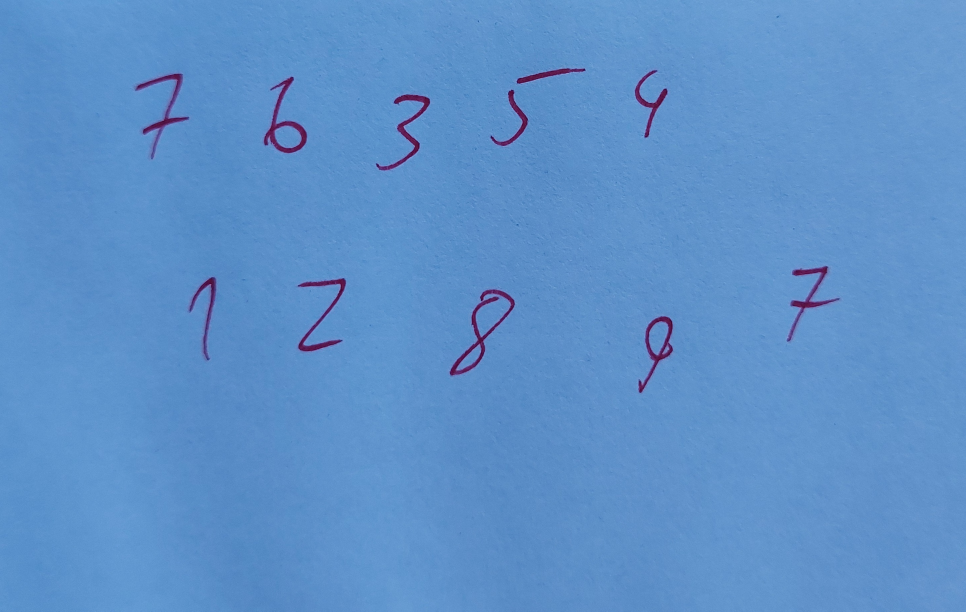
#> input picture images/Numbers.jpg, 2897 x 1834 px (shown at 1/3 size)
$ jupyter execute --allow-errors 'Übung5.ipynb'
#> lines starting #> are read from the running program, lines starting #| are printed output that depends on the picture; after the words box and inside, x2 and y2 are one past the last pixel; in counts of white or black regions, pixels touching at a corner belong together
### support/bounding_boxes.py
import numpy as np
import matplotlib.pyplot as plt
from support.iou import iou

def create_bounding_boxes(labels, square = False):
    '''Create bounding boxes from a labeled image.
    Args:
        labels: a 2D numpy array with labels.
        Returns:
        A list of tuples (x, y, w, h) where x, y are the coordinates of the top-left corner of the bounding box
        and w, h are the width and height of the bounding box.'''
    results = []
    for i in np.unique(labels):
        if i == 0:
            continue
        index_y, index_x = np.where(labels == i)
        lmin = np.min(index_x)
        lmax = np.max(index_x)
        rmin = np.min(index_y)
        rmax = np.max(index_y)
        # ignore all zero area bounding boxes
        if lmin == lmax or rmin == rmax:
            continue
        if square:
            size = max(lmax-lmin, rmax-rmin)
            lmin = max(0, lmin - (size - (lmax-lmin)) // 2)
            lmax = min(labels.shape[1], lmax + (size - (lmax-lmin)) // 2)
            rmin = max(0, rmin - (size - (rmax-rmin)) // 2)
            rmax = min(labels.shape[0], rmax + (size - (rmax-rmin)) // 2)
        results.append((lmin, rmin, lmax-lmin, rmax-rmin))
    return results

def draw_bounding_boxes(rectangles : list[(int, int, int, int)], labels :list[str] = None):
    '''Draw bounding boxes on the current plot.
    Args:
        rectangles: a list of tuples (x, y, w, h) where x, y are the coordinates of the top-left corner of the bounding box
        and w, h are the width and height of the bounding box.
        labels: a list of strings to label each bounding box.
        '''
    for i, rect in enumerate(rectangles):
        x, y, w, h = rect
        box = plt.Rectangle((x, y), w, h, fill=False, edgecolor='red', linewidth=2)
        # add text to the rectangle containing the label
        if labels is not None:
            plt.text(x, y - 2, labels[i], color='red')
        plt.gca().add_patch(box)

# [27 lines left out: functions draw_bounding_boxes_with_score, non_maximum_suppression, not called in this run]

### Übung5.ipynb
[cell 1]
import tensorflow as tf
keras = tf.keras
from keras import losses, layers, models, metrics, optimizers
from matplotlib import pyplot as plt


#> (the rest of this cell did not finish here and is left out)

Plotten der Lernkurve

[cell 2]
# show loss and accuracy in twin x plots
fig, ax1 = plt.subplots()
ax2 = ax1.twinx()
#> (the rest of this cell did not finish here and is left out)

Anwenden auf eigenes Bild

[cell 3]
# import libraries

import skimage
import numpy as np
import matplotlib.pyplot as plt
from skimage import filters, morphology, measure, feature, draw
import matplotlib.pyplot as plt
from support.bounding_boxes import draw_bounding_boxes, create_bounding_boxes
# capture image with picam2
from picamera2 import Picamera2
#> (the rest of this cell did not finish here and is left out)

#> (a cell that did not finish here is left out)

[cell 5]
import skimage
img = skimage.io.imread('images/Numbers.jpg', as_gray=True)
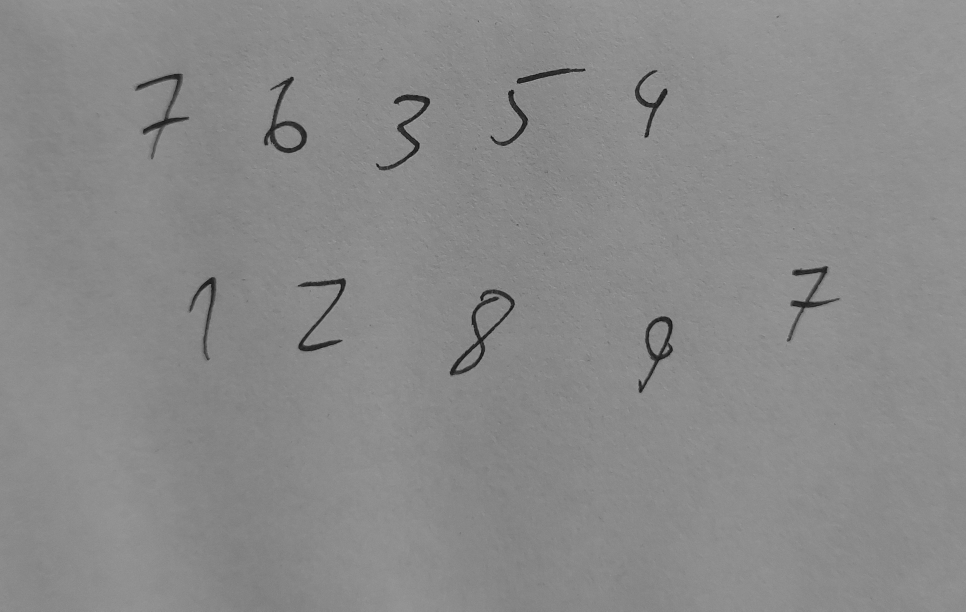
#> img: shape (1834, 2897) float64 (shown at 1/3 size); min 0.0295, max 0.685, mean 0.542
#scale image to 300 x 300
img = skimage.transform.resize(img, (300, 300))
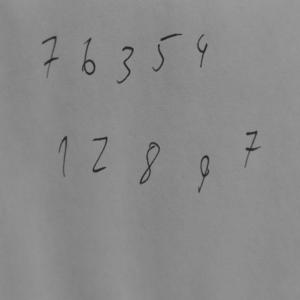
#> img: shape (300, 300) float64; min 0.137, max 0.605, mean 0.542

[cell 6]
import skimage
from support.bounding_boxes import create_bounding_boxes, draw_bounding_boxes
import numpy as np


plt.imshow(img, cmap='gray')
plt.show()

# do canny edge
edges = skimage.feature.canny(img, sigma=1)
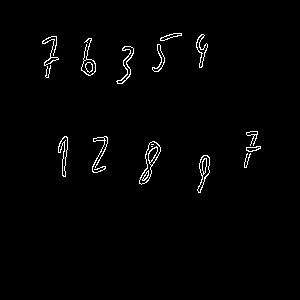
#> edges: shape (300, 300) bool; 1.5% white in thin lines or dots, all inside (x1, y1, x2, y2) = (42, 33, 261, 193)
plt.imshow(edges, cmap='gray')
plt.show()

# erosion
edges = skimage.morphology.binary_dilation(edges, footprint=np.ones((5,5)))
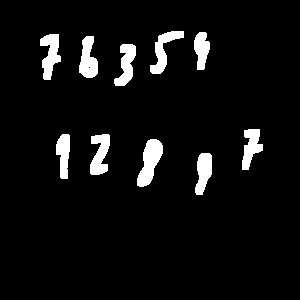
#> edges: shape (300, 300) bool; 5.9% white; 10 white regions, largest, box (x1, y1, x2, y2) and area: (137, 139, 163, 187) 713, (40, 34, 61, 80) 574, (90, 134, 110, 175) 557
plt.imshow(edges, cmap='gray')
plt.show()

#label image
labels = skimage.measure.label(edges)
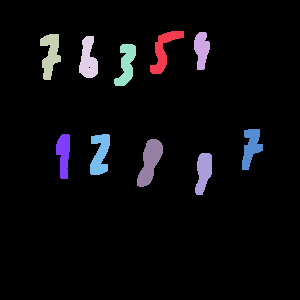
#> labels: shape (300, 300) int32; 11 distinct labels, from 0 to 10; one colour per label, 0 black

# create bounding boxes
rectangles = create_bounding_boxes(labels, square = True)
#> the loop in create_bounding_boxes, `for i in np.unique(labels):` made 11 passes
#> (lmin, lmax, rmin, rmax, size) on passes 2 to 11: (146, 185, 31, 73, 42), (183, 214, 32, 69, 37), (28, 66, 34, 79, 45), (68, 103, 36, 77, 41), (104, 140, 44, 85, 41), (232, 267, 129, 169, 40), (41, 77, 134, 178, 44), (80, 114, 134, 174, 40), (126, 167, 139, 186, 47), (183, 217, 153, 194, 41)
#> after the loop in create_bounding_boxes, `for i in np.unique(labels):`: results = [(146, 31, 39, 42), (183, 32, 31, 37), (28, 34, 38, 45), (68, 36, 35, 41), (104, 44, 36, 41), (232, 129, 35, 40), (41, 134, 36, 44), (80, 134, 34, 40), (126, 139, 41, 47), (183, 153, 34, 41)]
#> rectangles has the same summary as results in create_bounding_boxes
plt.imshow(img, cmap='gray')
draw_bounding_boxes(rectangles)
#> the loop in draw_bounding_boxes, `for i, rect in enumerate(rectangles):` made 10 passes
plt.show()
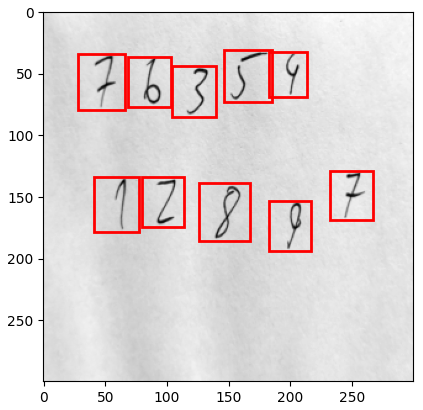
#> figure drawn by matplotlib, 1 panel
assigned_classes = []

# create bounding boxes with score
#> (the rest of this cell did not finish here and is left out)
